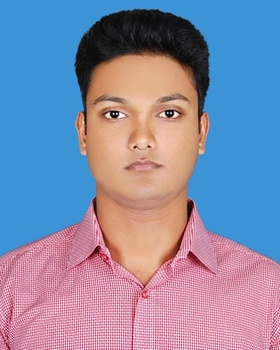
%> input picture Adnan.jpg, 280 x 350 px, shrunk from 400 x 500 before the run
$ octave addTwoimageWithoutResize.m   (GNU Octave 9; MATLAB toolbox functions it lacks are replaced by stand-ins)
%> lines starting %> are read from the running program, lines starting %| are printed output that depends on the picture
a = imread('Adnan.jpg');
%> a is the input picture: size 350x280x3 uint8; mean R, G, B 136, 139, 167.5
b = imread('ab.jpg');
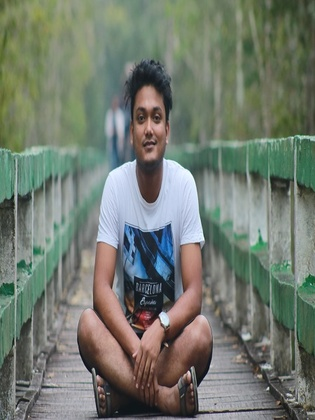
%> input picture ab.JPG, 315 x 420 px, shrunk from 450 x 600 before the run
%> b is the input picture: size 420x315x3 uint8; mean R, G, B 114.1, 122, 110.9

[ax ay az] = size(a);
%> ax = 350; ay = 280; az = 3
[bx by bz] = size(b);
%> bx = 420; by = 315; bz = 3

cx = max(ax,bx)
%> cx = 420
cy = max(ay,by)
%> cy = 315

c= zeros(cx, cy,'uint8');

for i=1:ax
    for j=1:ay
        for k=1:az
            c(i,j,k)=a(i,j,k);
        end
    end
end
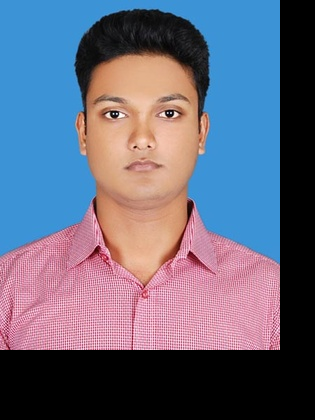
%> c: size 420x315x3 uint8; mean R, G, B 100.7, 102.9, 124.1

for i=1:bx
    for j=1:by
        for k=1:bz
            c(i,j,k)=c(i,j,k)+b(i,j,k);
        end
    end
end
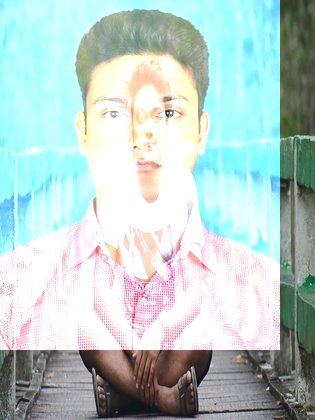
%> c: size 420x315x3 uint8; mean R, G, B 185.5, 205.5, 202.2

subplot(1,3,1);imshow(a);title('Image 1');

subplot(1,3,2);imshow(b);title('Image 1');

subplot(1,3,3);imshow(c);title('Image 1');
